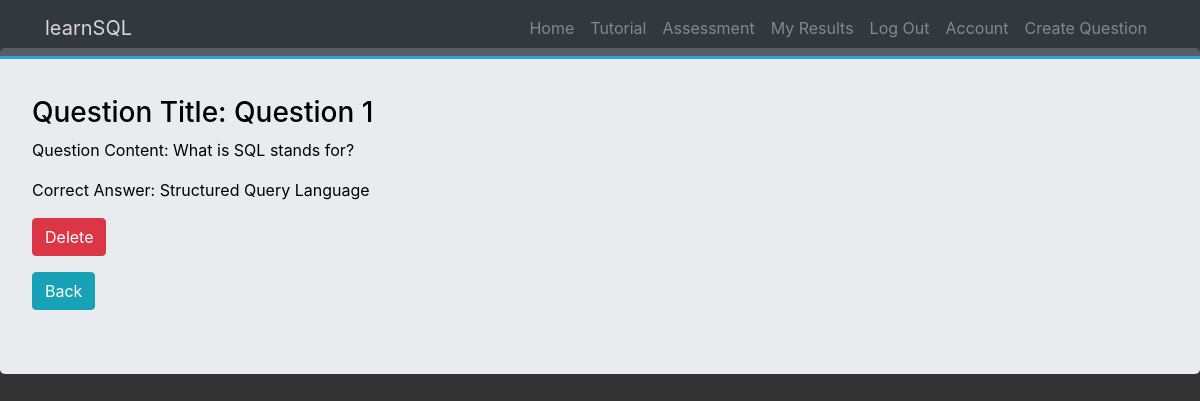
/1 (signed in), run on the app's committed database.
### OnlineAssessment/models.py (models this page shows, shortened)
class Question(db.Model):
    __tablename__ = 'questions'
    id = db.Column(db.Integer, primary_key=True)
    title = db.Column(db.String(140), nullable=False)
    content = db.Column(db.String(140), nullable=False)
    answers = db.relationship('Answer', backref='question', lazy=True)
    correct_answer = db.Column(db.String(140), nullable=False)

### OnlineAssessment/questions/views.py (the view)
@questions.route('/<int:question_id>')
@login_required
def question(question_id, methods=['GET', 'POST']):
    question = Question.query.get_or_404(question_id)
    form = DeleteQuestionForm()
    if form.validate_on_submit():
        db.session.delete(question)
        db.session.commit()
        flash("Question Deleted.")
        return redirect(url_for('questions.create_question'))
    return render_template('question.html', question=question, form=form)

### OnlineAssessment/questions/forms.py
class DeleteQuestionForm(FlaskForm):
    submit = SubmitField('Delete')

### OnlineAssessment/models.py (called while the page is built)
@login_manager.user_loader
def load_user(user_id):
    return User.query.get(user_id)

### OnlineAssessment/templates/question.html (shortened to what this page needs)
{% extends "base.html" %}
{% block content %}
<div class="jumbotron mt-5 pt-5" style="color: black;">
  <h3>Question Title: {{ question.title }}</h3>
  <p>Question Content: {{question.content}}</p>
  <p>Correct Answer: {{question.correct_answer}}</p>
  <div class="form-group">
  <form action="{{ url_for('questions.question', question_id=question.id) }}" method="post">
    {{ form.submit(class="btn btn-danger") }}
  </form>
  </div>
  <a class="btn btn-info" href="{{ url_for('core.index') }}">Back</a>
</div>
{% endblock content %}

### OnlineAssessment/static/index.css (style rules this page uses)
body { background: #333; color: #fff; }

### data on the page
Question: title "Question 1", content "What is SQL stands for?", correct_answer "Structured Query Language"
